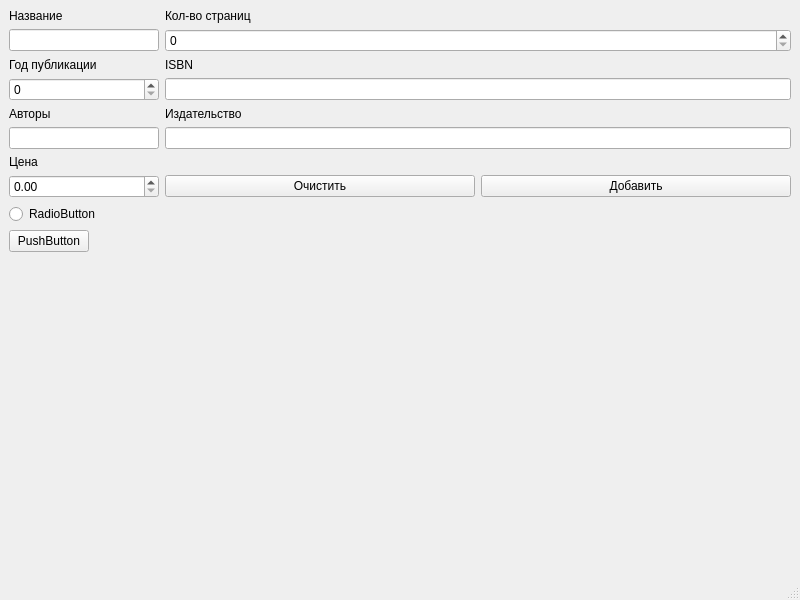
<?xml version="1.0" encoding="UTF-8"?>
<ui version="4.0">
 <class>MainWindow</class>
 <widget class="QMainWindow" name="MainWindow">
  <property name="geometry">
   <rect>
    <x>0</x>
    <y>0</y>
    <width>800</width>
    <height>600</height>
   </rect>
  </property>
  <property name="windowTitle">
   <string>MainWindow</string>
  </property>
  <widget class="QWidget" name="formLayoutWidget">
   <layout class="QFormLayout" name="form">
    <item row="0" column="0">
     <widget class="QLabel" name="label">
      <property name="text">
       <string>Название</string>
      </property>
     </widget>
    </item>
    <item row="0" column="1">
     <widget class="QLabel" name="label_2">
      <property name="text">
       <string>Кол-во страниц</string>
      </property>
     </widget>
    </item>
    <item row="1" column="0">
     <widget class="QLineEdit" name="leName">
      <property name="minimumSize">
       <size>
        <width>150</width>
        <height>0</height>
       </size>
      </property>
     </widget>
    </item>
    <item row="1" column="1">
     <widget class="QSpinBox" name="sbNPages">
      <property name="maximum">
       <number>9999999</number>
      </property>
     </widget>
    </item>
    <item row="2" column="0">
     <widget class="QLabel" name="label_3">
      <property name="text">
       <string>Год публикации</string>
      </property>
     </widget>
    </item>
    <item row="2" column="1">
     <widget class="QLabel" name="label_4">
      <property name="text">
       <string>ISBN</string>
      </property>
     </widget>
    </item>
    <item row="3" column="0">
     <widget class="QSpinBox" name="sbPublicationYear">
      <property name="enabled">
       <bool>true</bool>
      </property>
      <property name="sizePolicy">
       <sizepolicy hsizetype="Maximum" vsizetype="Fixed">
        <horstretch>0</horstretch>
        <verstretch>0</verstretch>
       </sizepolicy>
      </property>
      <property name="minimumSize">
       <size>
        <width>150</width>
        <height>0</height>
       </size>
      </property>
      <property name="wrapping">
       <bool>false</bool>
      </property>
      <property name="maximum">
       <number>2020</number>
      </property>
     </widget>
    </item>
    <item row="3" column="1">
     <widget class="QLineEdit" name="leIsbn"/>
    </item>
    <item row="4" column="0">
     <widget class="QLabel" name="label_5">
      <property name="text">
       <string>Авторы</string>
      </property>
     </widget>
    </item>
    <item row="4" column="1">
     <widget class="QLabel" name="label_6">
      <property name="text">
       <string>Издательство</string>
      </property>
     </widget>
    </item>
    <item row="5" column="0">
     <widget class="QLineEdit" name="leAuthors">
      <property name="minimumSize">
       <size>
        <width>150</width>
        <height>0</height>
       </size>
      </property>
     </widget>
    </item>
    <item row="5" column="1">
     <widget class="QLineEdit" name="lePublisher"/>
    </item>
    <item row="6" column="0">
     <widget class="QLabel" name="label_7">
      <property name="text">
       <string>Цена</string>
      </property>
     </widget>
    </item>
    <item row="7" column="0">
     <widget class="QDoubleSpinBox" name="sbPrice">
      <property name="minimumSize">
       <size>
        <width>150</width>
        <height>0</height>
       </size>
      </property>
      <property name="maximum">
       <double>9999999.000000000000000</double>
      </property>
     </widget>
    </item>
    <item row="7" column="1">
     <layout class="QHBoxLayout" name="addCleanBtnLayout">
      <item>
       <widget class="QPushButton" name="btnClear">
        <property name="text">
         <string>Очистить</string>
        </property>
       </widget>
      </item>
      <item>
       <widget class="QPushButton" name="btnAdd">
        <property name="text">
         <string>Добавить</string>
        </property>
       </widget>
      </item>
     </layout>
    </item>
    <item row="9" column="0">
     <widget class="QPushButton" name="pushButton">
      <property name="text">
       <string>PushButton</string>
      </property>
     </widget>
    </item>
    <item row="8" column="0">
     <widget class="QRadioButton" name="radioButton">
      <property name="text">
       <string>RadioButton</string>
      </property>
     </widget>
    </item>
   </layout>
  </widget>
  <widget class="QMenuBar" name="menubar">
   <property name="geometry">
    <rect>
     <x>0</x>
     <y>0</y>
     <width>800</width>
     <height>20</height>
    </rect>
   </property>
  </widget>
  <widget class="QStatusBar" name="statusbar"/>
 </widget>
 <resources/>
 <connections/>
</ui>
